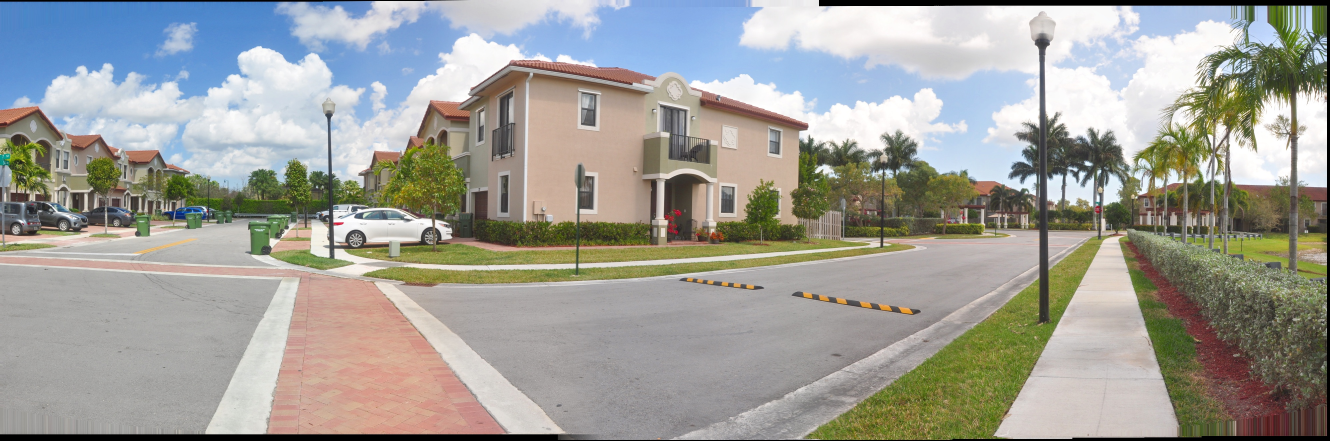
#> input picture panorama - Copy.jpg, 3989 x 1321 px, given as the content of the folder images, which was not available (shown at 1/3 size)
$ python main.py
#> lines starting #> are read from the running program, lines starting #| are printed output that depends on the picture; pictures that were not available may be replaced by others from this repository, and a replacement may not be noted
### utils.py
import math
from datetime import datetime
import os

import cv2 as cv
import numpy as np

from consts import *
import time
import string
import random


# ------------------- GENERAL UTILS ------------------------------


# [10 lines left out: functions generate_filename, get_formatted_date, not called in this run]


# ------------------- IMAGE UTILS ------------------------------


def load_images():
    try:
        images = []

        for filename in os.listdir(IMAGES_FOLDER_NAME):
            if filename.endswith(".jpg") or filename.endswith(".png"):
                img = cv.imread(os.path.join(IMAGES_FOLDER_NAME, filename))
                if img is not None:
                    images.append(img)

        print("Number of images: " + str(len(images)))
        return images
    except Exception as e:
        print("Image decode failed: ", e)
        return []


# [38 lines left out: functions blur_faces, create_HDR, expose, hsv_modification, not called in this run]

### stitch.py
import time
import sys

from consts import *
from stitch_utils import *
from utils import *


def stitch_images(images_input, face_blur=True, hdr=True, blend_type=BLEND_TYPES[1]):
    print("========================= STITCHING STARTED ==========================")

    start_timestamp = time.time()

    work_megapix = 1  # Default value = 0.6
    seam_megapix = 0.1  # Default value = 0.1
    compose_megapix = 0  # Default value = 0
    conf_thresh = 1.0  # Default value = 1.0
    ba_refine_mask = 'xxxxx'  # Default value = 'xxxxx'
    warp_type = 'spherical'  # Default value = 'spherical'
    matcher_type = 'homography'  # Default value = 'homography'
    match_conf = 0.65  # Default value = 0.65
    range_width = -1  # Default value = -1
    expos_comp_nr_feeds = 1  # Default value = 1
    expos_comp_block_size = 32  # Default value = 32

    finder = FEATURES_FIND_CHOICES['orb']()
    wave_correct = WAVE_CORRECT_CHOICES['horiz']
    estimator = ESTIMATOR_CHOICES['homography']()
    adjuster = BA_COST_CHOICES['ray']()
    expos_comp_type = EXPOS_COMP_CHOICES['gain_blocks']
    seam_finder = SEAM_FIND_CHOICES['gc_color']

    seam_work_aspect = 1
    work_scale = 1
    seam_scale = 1

    full_img_sizes = []
    features = []
    images = []

    is_work_scale_set = False
    is_seam_scale_set = False

    # ------------------------------------------------------------------------------------------------------------------------

    for i, image in enumerate(images_input):
        full_img = image
        full_img_sizes.append((full_img.shape[1], full_img.shape[0]))
        if work_megapix < 0:
            img = full_img
            work_scale = 1
            is_work_scale_set = True
        else:
            if is_work_scale_set is False:
                work_scale = min(1.0, np.sqrt(work_megapix * 1e6 / (full_img.shape[0] * full_img.shape[1])))
                is_work_scale_set = True
            img = cv.resize(src=full_img, dsize=None, fx=work_scale, fy=work_scale, interpolation=cv.INTER_LINEAR_EXACT)
        if is_seam_scale_set is False:
            if seam_megapix > 0:
                seam_scale = min(1.0, np.sqrt(seam_megapix * 1e6 / (full_img.shape[0] * full_img.shape[1])))
            else:
                seam_scale = 1.0
            seam_work_aspect = seam_scale / work_scale
            is_seam_scale_set = True
        img_feat = cv.detail.computeImageFeatures2(finder, img)
        features.append(img_feat)
        img = cv.resize(src=full_img, dsize=None, fx=seam_scale, fy=seam_scale, interpolation=cv.INTER_LINEAR_EXACT)
        sys.stdout.write('\r' + "Processing features: " + "." * int(i/len(images_input)*10))
        images.append(img)

    if matcher_type == 'orb':
        match_conf = 0.3
    if range_width == -1:
        matcher = cv.detail_BestOf2NearestMatcher(True, match_conf)
    else:
        matcher = cv.detail_BestOf2NearestRangeMatcher(range_width, True, match_conf)

    p = matcher.apply2(features)

    features_timestamp = time.time()
    sys.stdout.write('\r' + "Features processing time: " + str(round((features_timestamp - start_timestamp), 1)) + " seconds")
    print("")
    sys.stdout.write('\r' + "Adjusting cameras...")

    num_images = len(images)
    if num_images < 2:
        print("Need more images")
        return None

    b, cameras = estimator.apply(features, p, None)
    if not b:
        print("Homography estimation failed.")
        return None
    for cam in cameras:
        cam.R = cam.R.astype(np.float32)

    adjuster.setConfThresh(conf_thresh)
    refine_mask = np.zeros((3, 3), np.uint8)
    if ba_refine_mask[0] == 'x':
        refine_mask[0, 0] = 1
    if ba_refine_mask[1] == 'x':
        refine_mask[0, 1] = 1
    if ba_refine_mask[2] == 'x':
        refine_mask[0, 2] = 1
    if ba_refine_mask[3] == 'x':
        refine_mask[1, 1] = 1
    if ba_refine_mask[4] == 'x':
        refine_mask[1, 2] = 1
    adjuster.setRefinementMask(refine_mask)
    b, cameras = adjuster.apply(features, p, cameras)
    if not b:
        print("Camera parameters adjusting failed.")
        return None
    focals = []
    for cam in cameras:
        focals.append(cam.focal)
    focals.sort()
    if len(focals) % 2 == 1:
        warped_image_scale = focals[len(focals) // 2]
    else:
        warped_image_scale = (focals[len(focals) // 2] + focals[len(focals) // 2 - 1]) / 2
    if wave_correct is not None:
        rmats = []
        for cam in cameras:
            rmats.append(np.copy(cam.R))
        rmats = cv.detail.waveCorrect(rmats, wave_correct)
        for idx, cam in enumerate(cameras):
            cam.R = rmats[idx]

    cameras = correct_cameras(cameras)

    cameras_timestamp = time.time()

    sys.stdout.write('\r' + "Cameras adjusting time: " + str(round((cameras_timestamp - features_timestamp), 1)) + " seconds")
    print("")

    # ------------------------------------------------------------------------------------------------------------------------

    corners = []
    masks_warped = []
    images_warped = []
    sizes = []
    masks = []

    if blend_type is BLEND_TYPES[0]:
        sys.stdout.write('\r' + "Finding seams...")
        warper = cv.PyRotationWarper(warp_type, warped_image_scale * seam_work_aspect)
        for idx in range(0, num_images):
            select_index = 0
            um = cv.UMat(255 * np.ones((images[idx].shape[0], images[idx].shape[1]), np.uint8))
            masks.append(um)
            K = cameras[idx].K().astype(np.float32)
            swa = seam_work_aspect
            K[0, 0] *= swa
            K[0, 2] *= swa
            K[1, 1] *= swa
            K[1, 2] *= swa
            corner, image_wp = warper.warp(images[idx], K, cameras[idx].R, cv.INTER_LINEAR, cv.BORDER_REPLICATE)
            corners.append(corner)
            sizes.append((image_wp.shape[1], image_wp.shape[0]))
            images_warped.append(image_wp)
            p, mask_wp = warper.warp(masks[select_index], K, cameras[idx].R, cv.INTER_NEAREST, cv.BORDER_CONSTANT)
            masks_warped.append(mask_wp.get())
            select_index += 1

        images_warped_float = []
        for img in images_warped:
            img_float = img.astype(np.float32)
            images_warped_float.append(img_float)

        # expos_comp_nr_filtering = 2
        if expos_comp_type == cv.detail.ExposureCompensator_CHANNELS:
            compensator = cv.detail_ChannelsCompensator(expos_comp_nr_feeds)
            # compensator.setNrGainsFilteringIterations(expos_comp_nr_filtering)
        elif expos_comp_type == cv.detail.ExposureCompensator_CHANNELS_BLOCKS:
            compensator = cv.detail_BlocksChannelsCompensator(expos_comp_block_size, expos_comp_block_size, expos_comp_nr_feeds)
            # compensator.setNrGainsFilteringIterations(expos_comp_nr_filtering)
        else:
            compensator = cv.detail.ExposureCompensator_createDefault(expos_comp_type)

        compensator.feed(corners=corners, images=images_warped, masks=masks_warped)

        masks_warped = seam_finder.find(images_warped_float, corners, masks_warped)

        seam_finding_timestamp = time.time()
        sys.stdout.write('\r' + "Seam finding time: " + str(round((seam_finding_timestamp - cameras_timestamp), 1)) + " seconds")
        print("")

    # ------------------------------------------------------------------------------------------------------------------------

    compose_scale = 1
    corners = []
    masks = []
    warped_images = []
    sizes = []
    select_index = 0

    if compose_megapix > 0:
        compose_scale = min(1.0, np.sqrt(compose_megapix * 1e6 / (images_input[0].shape[0] * images_input[0].shape[1])))
    compose_work_aspect = compose_scale / work_scale
    warped_image_scale *= compose_work_aspect
    warper = cv.PyRotationWarper(warp_type, warped_image_scale)
    for i in range(0, len(images_input)):
        cameras[i].focal *= compose_work_aspect
        cameras[i].ppx *= compose_work_aspect
        cameras[i].ppy *= compose_work_aspect
        sz = (int(round(full_img_sizes[i][0] * compose_scale)), int(round(full_img_sizes[i][1] * compose_scale)))
        K = cameras[i].K().astype(np.float32)
        roi = warper.warpRoi(sz, K, cameras[i].R)
        corners.append(roi[0:2])
        sizes.append(roi[2:4])

    for idx, name in enumerate(images_input):
        sys.stdout.write('\r' + "Warping images: " + str(round((idx / len(images_input) * 100), 1)) + "%")
        img = images_input[idx]
        if abs(compose_scale - 1) > 1e-1:
            img = cv.resize(src=img, dsize=None, fx=compose_scale, fy=compose_scale, interpolation=cv.INTER_LINEAR_EXACT)
        _img_size = (img.shape[1], img.shape[0])

        K = cameras[idx].K().astype(np.float32)
        corner, image_warped = warper.warp(img, K, cameras[idx].R, cv.INTER_LINEAR, cv.BORDER_REPLICATE)

        if blend_type is BLEND_TYPES[0]:
            mask = 255 * np.ones((img.shape[0], img.shape[1]), np.uint8)
            p, mask_warped = warper.warp(mask, K, cameras[idx].R, cv.INTER_NEAREST, cv.BORDER_CONSTANT)
            compensator.apply(select_index, corners[idx], image_warped, mask_warped)
            kernel = cv.getStructuringElement(cv.MORPH_RECT, (15, 15))
            dilated_mask = cv.dilate(masks_warped[select_index], kernel)
            seam_mask = cv.resize(dilated_mask, (mask_warped.shape[1], mask_warped.shape[0]), 0, 0, cv.INTER_LINEAR_EXACT)
            mask_warped = cv.bitwise_and(seam_mask, mask_warped)
            masks.append(mask_warped)
        warped_images.append(image_warped)
        select_index += 1

    corners_temp = []

    for idx in range(len(images_input)):
        corners_temp.append(corners[idx])

    corners = corners_temp

    # ------------------------------------------------------------------------------------------------------------------------

    full_size_warping_timestamp = time.time()

    if blend_type is BLEND_TYPES[0]:
        sys.stdout.write('\r' + "Images warping time: " + str(round((full_size_warping_timestamp - seam_finding_timestamp), 1)) + " seconds")
        result = blend_seam(warped_images, masks, corners)
    elif blend_type is BLEND_TYPES[1]:
        sys.stdout.write('\r' + "Images warping time: " + str(round((full_size_warping_timestamp - cameras_timestamp), 1)) + " seconds")
        sorted_corners, sorted_images = sort_for_blend(corners, warped_images)
        result = blend_linear(sorted_images, sorted_corners)

    blending_timestamp = time.time()
    sys.stdout.write('\r' + "Images blending time: " + str(round((blending_timestamp - full_size_warping_timestamp), 1)) + " seconds")

    if face_blur is True:
        result = blur_faces(result)

    if hdr is True:
        result = create_HDR(result)

    postprocessing_timestamp = time.time()
    sys.stdout.write('\n' + "Post processing time: " + str(round((postprocessing_timestamp- blending_timestamp), 1)) + " seconds")

    print('\n' + "======================================================================")

    return result

### main.py
import cv2
import time
from utils import *
from stitch import *


def main():
    total_st = time.time()

    images = load_images()
#> in load_images, img is the input picture: shape (1321, 3989, 3); mean B, G, R 153.1, 159.1, 159.3
#| Number of images: 1
#> images = 1 item
    if len(images) == 0:
        print(IMAGES_LOADING_ERROR)
        return None

    panorama = stitch_images(images, face_blur=True, hdr=True)
#> the loop in stitch_images, `for i, image in enumerate(images_input):` made 1 pass
#> (work_scale, is_work_scale_set, seam_scale, seam_work_aspect, is_seam_scale_set) on pass 1: (0.436, True, 0.138, 0.316, True)
#| Processing features:
#> pass 1, in stitch_images, `img = cv.resize(src=full_img, dsize=None, fx=work_scale, fy=work_scale..`:
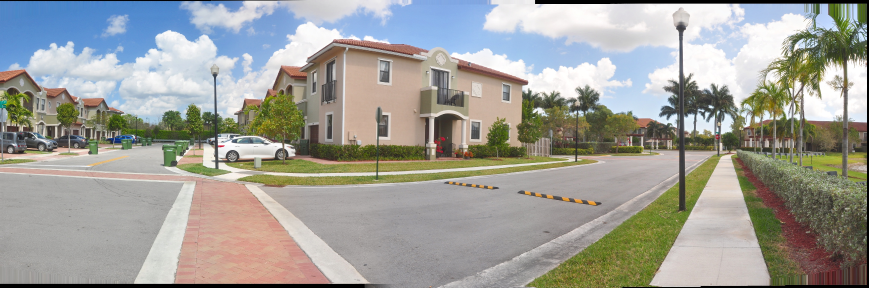
#> img: shape (575, 1738, 3) (shown at 1/2 size); mean B, G, R 153.2, 159.3, 159.4
#> pass 1, in stitch_images, `img = cv.resize(src=full_img, dsize=None, fx=seam_scale, fy=seam_scale..`:
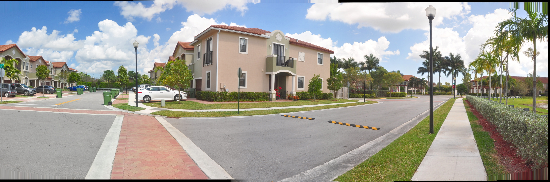
#> img: shape (182, 550, 3); mean B, G, R 152.9, 159, 159.2
#> after the loop in stitch_images, `for i, image in enumerate(images_input):`: full_img_sizes = [(3989, 1321)]; images = 1 item; is_seam_scale_set = True; seam_scale = 0.138; seam_work_aspect = 0.316
#| Features processing time: 0.1 seconds
#> (printed output is left out)
#> in stitch_images, `num_images = len(images)`: num_images = 1
    if panorama is None:
        print(STITCHING_ERROR)
        return None

    cv2.imwrite(PANORAMA_IMAGE_NAME, panorama)

    total_et = time.time()
    print("Total stitching time: " + str(round(total_et - total_st, 1)) + " seconds")


if __name__ == "__main__":
    main()

$ run again, on images/001.jpg
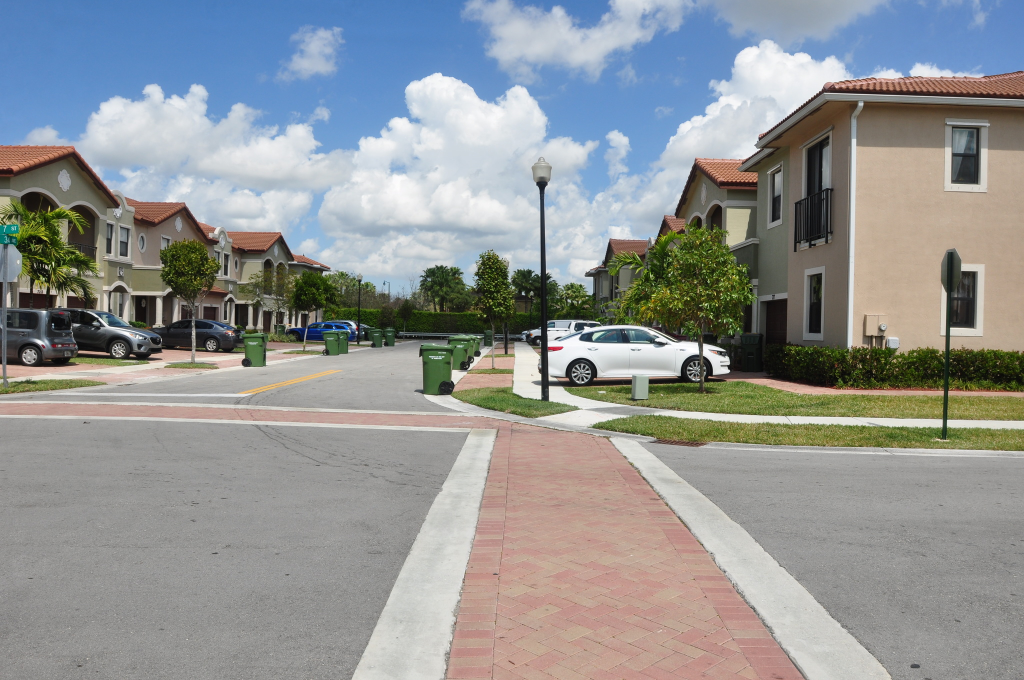
#> input picture images/001.jpg, 2048 x 1360 px (shown at 1/2 size)
#> in load_images, img is the input picture: shape (1360, 2048, 3); mean B, G, R 148.5, 148.2, 145.4
#> in stitch_images, `result = blend_linear(sorted_images, sorted_corners)`:
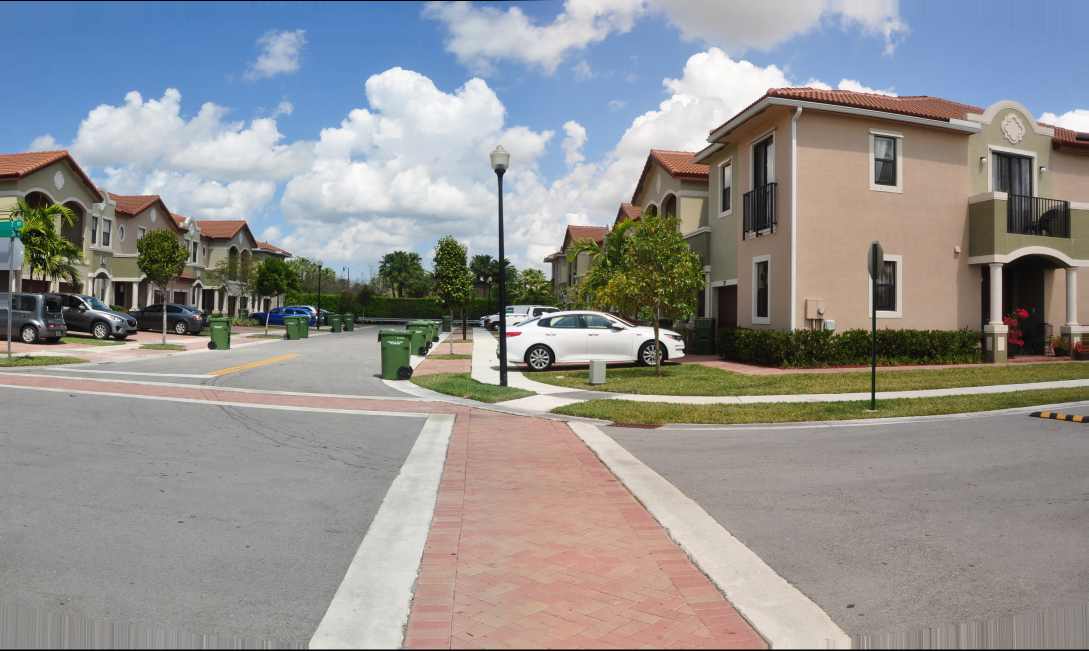
#> result: shape (1301, 2177, 3) (shown at 1/2 size); mean B, G, R 145.2, 146.1, 146.8
#> faces = [[844, 1023, 73, 73]]
#> the loop in blur_faces, `for (x, y, w, h) in faces:` made 1 pass
#> in hsv_modification, `modified_image = cv.cvtColor(hsv_image, cv.COLOR_HSV2BGR)`:
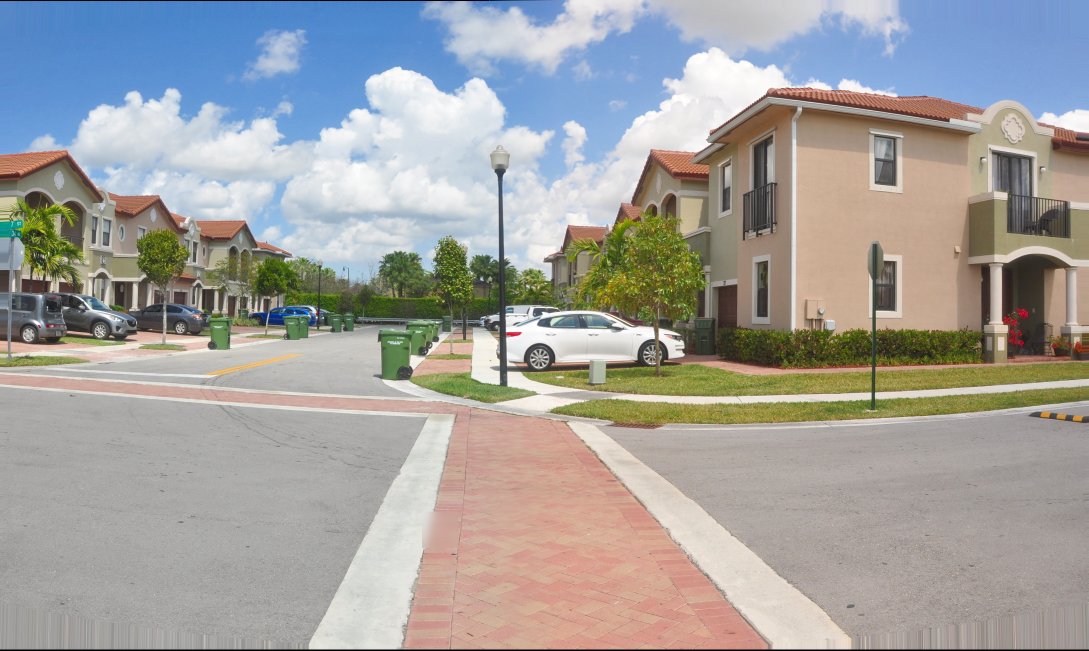
#> modified_image: shape (1301, 2177, 3) (shown at 1/2 size); mean B, G, R 159, 161.3, 162.3
